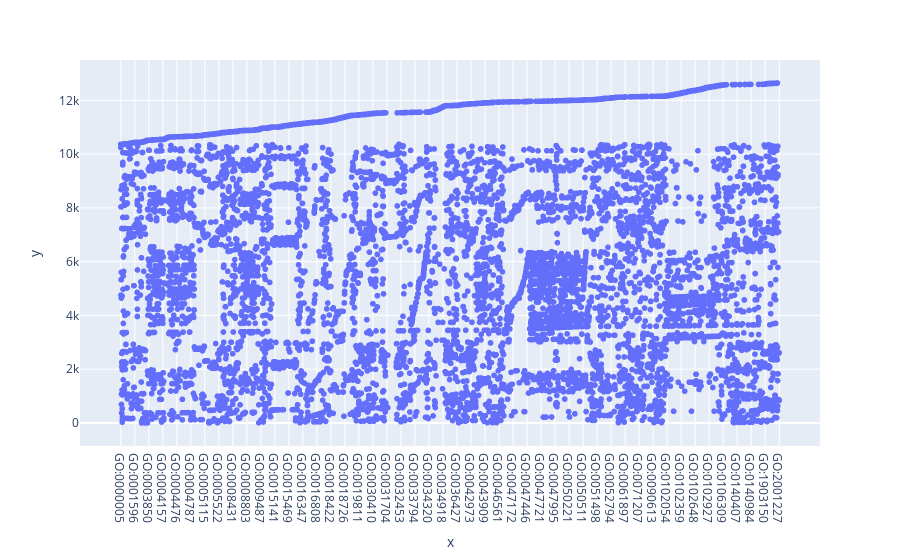

The notebook cell this image was saved under:
### Code cell
import plotly.express as px



#px.scatter(x=ordered_terms, y=[ordering[term] for term in ordered_terms])
px.scatter(x=unordered_terms, y=[ordering[term] for term in unordered_terms])

### Figure 1 — Plotly figure (JSON) as saved in the notebook; plotly's stock layout.template omitted (floating-point values rounded to 4 significant figures; data arrays with more than 128 entries replaced by an {"elided": "..."} marker saying what was removed)
{"data": [{"hovertemplate": "x=%{x}<br>y=%{y}<extra></extra>", "legendgroup": "", "marker": {"color": "#636efa", "symbol": "circle"}, "mode": "markers", "name": "", "showlegend": false, "type": "scattergl", "x": {"elided": "12644 str values"}, "xaxis": "x", "y": {"elided": "12644 int values"}, "yaxis": "y"}], "layout": {"legend": {"tracegroupgap": 0}, "margin": {"t": 60}, "xaxis": {"anchor": "y", "domain": [0, 1], "title": {"text": "x"}}, "yaxis": {"anchor": "x", "domain": [0, 1], "title": {"text": "y"}}}}
